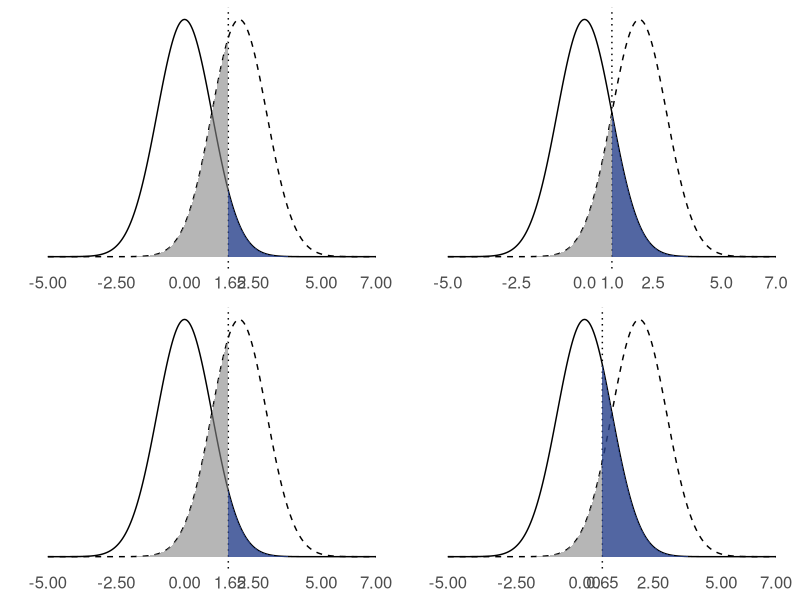

Write R code to recreate this figure.
library(ggplot2)

multiplot <- function(..., plotlist=NULL, file, cols=1, layout=NULL) {
  require(grid)
  
  # Make a list from the ... arguments and plotlist
  plots <- c(list(...), plotlist)
  
  numPlots = length(plots)
  
  # If layout is NULL, then use 'cols' to determine layout
  if (is.null(layout)) {
    # Make the panel
    # ncol: Number of columns of plots
    # nrow: Number of rows needed, calculated from # of cols
    layout <- matrix(seq(1, cols * ceiling(numPlots/cols)),
                     ncol = cols, nrow = ceiling(numPlots/cols))
  }
  
  if (numPlots==1) {
    print(plots[[1]])
    
  } else {
    # Set up the page
    grid.newpage()
    pushViewport(viewport(layout = grid.layout(nrow(layout), ncol(layout))))
    
    # Make each plot, in the correct location
    for (i in 1:numPlots) {
      # Get the i,j matrix positions of the regions that contain this subplot
      matchidx <- as.data.frame(which(layout == i, arr.ind = TRUE))
      
      print(plots[[i]], vp = viewport(layout.pos.row = matchidx$row,
                                      layout.pos.col = matchidx$col))
    }
  }
}

funcShadedright <- function(x) {
  y <- dnorm(x, mean = 0, sd = 1)
  y[x <= 1.5] <- NA
  return(y)
}

funcShadedleft <- function(x) {
  y <- dnorm(x, mean = 2, sd = 1)
  y[x >=1.65] <- NA
  return(y)
}

p1 <- ggplot(data = data.frame(x = c(-5, 7)), aes(x)) +
  stat_function(fun = dnorm, n = 1000, args = list(mean = 0, sd = 1),linetype=1) + stat_function(fun = dnorm, n = 1000, args = list(mean = 2, sd = 1),linetype=2)+ ylab("") +geom_vline(xintercept = 1.6,linetype=3)+stat_function(fun=funcShadedright, geom="area", fill="royalblue4", alpha=0.8)+stat_function(fun=funcShadedleft, geom="area", fill="gray52", alpha=0.6)+
  scale_y_continuous(breaks = NULL)+theme(panel.grid.major = element_blank(), panel.grid.minor = element_blank(),panel.background = element_blank(),axis.title.x=element_blank(),text = element_text(size=15),
                                          axis.ticks.x=element_blank())+scale_x_continuous(breaks=c(-5,-2.5,0,1.65,2.5,5,7))



funcShadedright <- function(x) {
  y <- dnorm(x, mean = 0, sd = 1)
  y[x <= 0.95] <- NA
  return(y)
}

funcShadedleft <- function(x) {
  y <- dnorm(x, mean = 2, sd = 1)
  y[x >=1.05] <- NA
  return(y)
}

p2 <- ggplot(data = data.frame(x = c(-5, 7)), aes(x)) +
  stat_function(fun = dnorm, n = 1000, args = list(mean = 0, sd = 1)) + stat_function(fun = dnorm, n = 1000, args = list(mean = 2, sd = 1),linetype=2)+ ylab("") +geom_vline(xintercept = 1,linetype=3)+stat_function(fun=funcShadedright, geom="area", fill="royalblue4", alpha=0.8)+stat_function(fun=funcShadedleft, geom="area", fill="gray52", alpha=0.6)+
  scale_y_continuous(breaks = NULL)+theme(panel.grid.major = element_blank(), panel.grid.minor = element_blank(),panel.background = element_blank(),axis.title.x=element_blank(),text = element_text(size=15),
                                          axis.ticks.x=element_blank())+scale_x_continuous(breaks=c(-5,-2.5,0,1,2.50,5,7))

funcShadedright <- function(x) {
  y <- dnorm(x, mean = 0, sd = 1)
  y[x <= 0.6] <- NA
  return(y)
}

funcShadedleft <- function(x) {
  y <- dnorm(x, mean = 2, sd = 1)
  y[x >=0.7] <- NA
  return(y)
}

# This plot is by setting 50% missing data in class one, to calculate the optimal frontier in dimension 1. x=(2+log(0.5))/2
p3 <- ggplot(data = data.frame(x = c(-5, 7)), aes(x)) +
  stat_function(fun = dnorm, n = 1000, args = list(mean = 0, sd = 1)) + stat_function(fun = dnorm, n = 1000, args = list(mean = 2, sd = 1),linetype=2)+ ylab("") +geom_vline(xintercept = 0.65,linetype=3)+stat_function(fun=funcShadedright, geom="area", fill="royalblue4", alpha=0.8)+stat_function(fun=funcShadedleft, geom="area", fill="gray52", alpha=0.6)+
  scale_y_continuous(breaks = NULL)+theme(panel.grid.major = element_blank(), panel.grid.minor = element_blank(),panel.background = element_blank(),axis.title.x=element_blank(),text = element_text(size=15),
                                          axis.ticks.x=element_blank())+scale_x_continuous(breaks=c(-5,-2.5,0,0.65,2.5,5,7))
multiplot(p1, p1, p2, p3, cols=2)